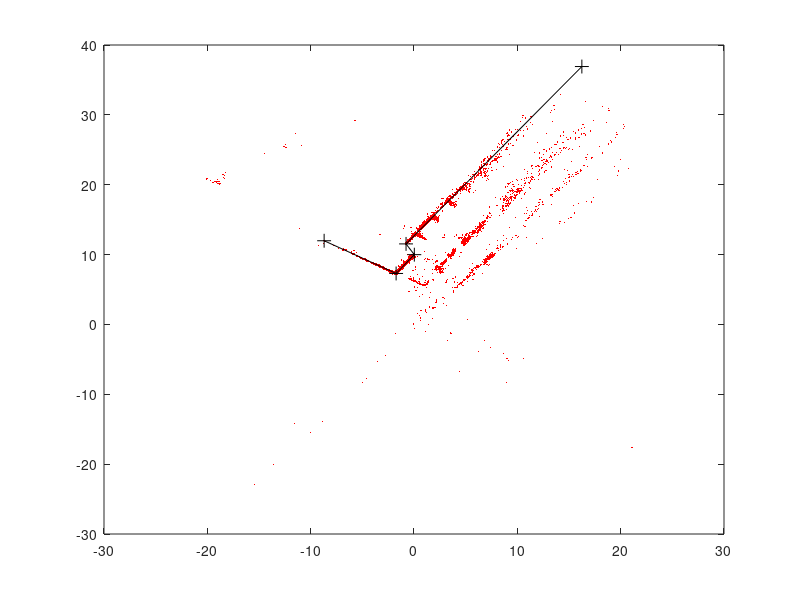

The MATLAB source for this figure: (Note: this script raises an error after producing the figure.)
close all;

%load ReconstructionModelingOutputvars
load MAP;

% plot small dots and project on ground plane by leaving Y value 0
plot(MAP(:,1),MAP(:,3),'r.','MarkerSize',1);
hold on

% do ginput at matlab console and manually fill X and Z here:
X = [-8.6977, -1.7310, 0.0312, -0.7704, 4.9011];
Z = [11.9792, 7.2957, 9.9875, 11.5275, 19.991];

% extend coord
X(5) =  X(4)+((X(5)-X(4))*3)
Z(5) =  Z(4)+((Z(5)-Z(4))*3)

% plots cornerpoint in pointcloud
plot(X,Z,'k+-','MarkerSize',10);

% %yGround = 1;
yGround = 1;
% %yAir = -3;	
yAir = -3.2;	
%yAir = -4;	
bConnectLastToFirstWall = false;
WallsPc = generateWallsFromCornerPoints(X,Z, yGround,yAir, bConnectLastToFirstWall);
save('../mats/WallsPc.mat','WallsPc');

